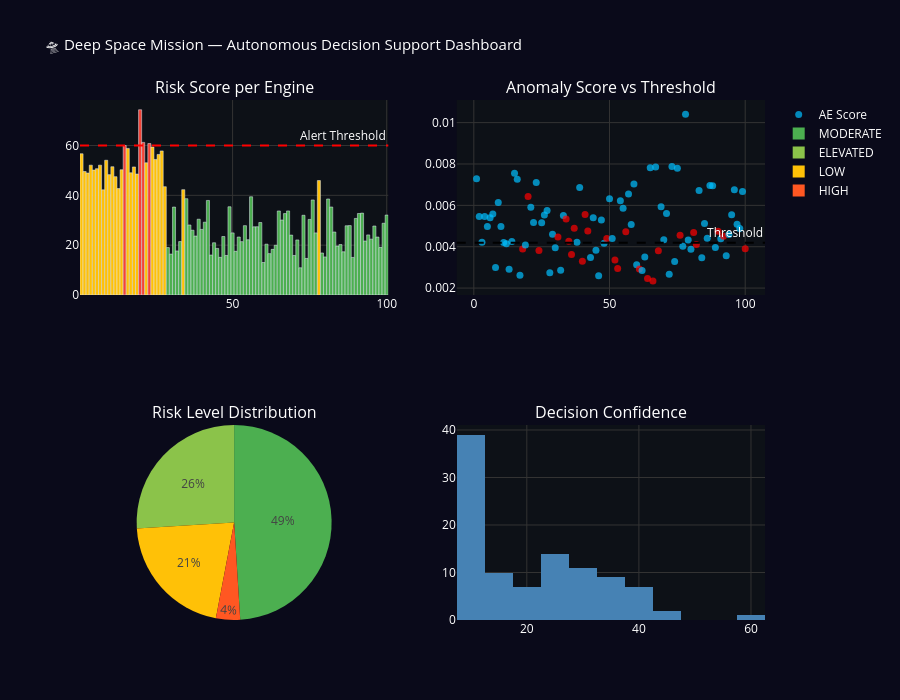

The code cell stored with this chart in its notebook:
### Markdown cell above
---
## Phase 4: Visualization Dashboard

### Code cell
import plotly.graph_objects as go
from plotly.subplots import make_subplots
import pandas as pd

# ================================================================
# DASHBOARD 1 — Mission Control Overview (Plotly)
# ================================================================
n          = len(y_test)
engine_ids = list(range(1, n + 1))

# FIX 1: Add 'specs' to define the subplot types. 
# We set row 2, col 1 to "domain" to support the Pie chart.
fig = make_subplots(
    rows=2, cols=2,
    specs=[[{"type": "xy"}, {"type": "xy"}],
           [{"type": "domain"}, {"type": "xy"}]],
    subplot_titles=['Risk Score per Engine', 'Anomaly Score vs Threshold',
                    'Risk Level Distribution', 'Decision Confidence']
)

# 1. Risk Score Bar Chart (Row 1, Col 1)
bar_colors = ['#F44336' if rs >= 60 else '#FFC107' if rs >= 40 else '#4CAF50'
              for rs in risk_scores]
fig.add_trace(go.Bar(x=engine_ids, y=risk_scores, marker_color=bar_colors,
                     name='Risk Score', showlegend=False), row=1, col=1)
fig.add_hline(y=60, line_dash='dash', line_color='red',
              annotation_text='Alert Threshold', row=1, col=1)

# 2. Anomaly Score Scatter Plot (Row 1, Col 2)
fig.add_trace(go.Scatter(
    x=engine_ids, y=test_recon, mode='markers',
    marker=dict(color=['red' if y == 1 else 'deepskyblue' for y in y_test],
                size=7, opacity=0.7),
    name='AE Score'
), row=1, col=2)
fig.add_hline(y=ae_threshold, line_dash='dash', line_color='black',
              annotation_text='Threshold', row=1, col=2)

# 3. Risk Levels Pie Chart (Row 2, Col 1)
lv = pd.Series(risk_levels).value_counts()
# FIX 2: Use marker=dict(colors=[...]) instead of marker_colors
fig.add_trace(go.Pie(labels=lv.index, values=lv.values,
                     marker=dict(colors=['#4CAF50','#8BC34A','#FFC107','#FF5722','#F44336']),
                     name='Risk Levels'), row=2, col=1)

# 4. Decision Confidence Histogram (Row 2, Col 2)
fig.add_trace(go.Histogram(x=conf_scores, nbinsx=20, marker_color='steelblue',
                            showlegend=False), row=2, col=2)

# Layout adjustments
fig.update_layout(
    title_text='🛸 Deep Space Mission — Autonomous Decision Support Dashboard',
    title_font_size=15, height=700,
    paper_bgcolor='#0a0a1a', plot_bgcolor='#0d1117',
    font=dict(color='white')
)
fig.update_xaxes(gridcolor='#333', zeroline=False)
fig.update_yaxes(gridcolor='#333', zeroline=False)

fig.show()
fig.write_html('mission_control_dashboard.html')
print("Dashboard saved -> mission_control_dashboard.html")

### Figure 1 — Plotly figure (JSON) as saved in the notebook; plotly's stock layout.template omitted (floating-point values rounded to 4 significant figures)
{"data": [{"marker": {"color": ["#FFC107", "#FFC107", "#FFC107", "#FFC107", "#FFC107", "#FFC107", "#FFC107", "#FFC107", "#FFC107", "#FFC107", "#FFC107", "#FFC107", "#FFC107", "#FFC107", "#F44336", "#FFC107", "#FFC107", "#FFC107", "#FFC107", "#F44336", "#F44336", "#FFC107", "#F44336", "#FFC107", "#FFC107", "#FFC107", "#FFC107", "#FFC107", "#4CAF50", "#4CAF50", "#4CAF50", "#4CAF50", "#4CAF50", "#FFC107", "#4CAF50", "#4CAF50", "#4CAF50", "#4CAF50", "#4CAF50", "#4CAF50", "#4CAF50", "#4CAF50", "#4CAF50", "#4CAF50", "#4CAF50", "#4CAF50", "#4CAF50", "#4CAF50", "#4CAF50", "#4CAF50", "#4CAF50", "#4CAF50", "#4CAF50", "#4CAF50", "#4CAF50", "#4CAF50", "#4CAF50", "#4CAF50", "#4CAF50", "#4CAF50", "#4CAF50", "#4CAF50", "#4CAF50", "#4CAF50", "#4CAF50", "#4CAF50", "#4CAF50", "#4CAF50", "#4CAF50", "#4CAF50", "#4CAF50", "#4CAF50", "#4CAF50", "#4CAF50", "#4CAF50", "#4CAF50", "#4CAF50", "#FFC107", "#4CAF50", "#4CAF50", "#4CAF50", "#4CAF50", "#4CAF50", "#4CAF50", "#4CAF50", "#4CAF50", "#4CAF50", "#4CAF50", "#4CAF50", "#4CAF50", "#4CAF50", "#4CAF50", "#4CAF50", "#4CAF50", "#4CAF50", "#4CAF50", "#4CAF50", "#4CAF50", "#4CAF50", "#4CAF50"]}, "name": "Risk Score", "showlegend": false, "type": "bar", "x": [1, 2, 3, 4, 5, 6, 7, 8, 9, 10, 11, 12, 13, 14, 15, 16, 17, 18, 19, 20, 21, 22, 23, 24, 25, 26, 27, 28, 29, 30, 31, 32, 33, 34, 35, 36, 37, 38, 39, 40, 41, 42, 43, 44, 45, 46, 47, 48, 49, 50, 51, 52, 53, 54, 55, 56, 57, 58, 59, 60, 61, 62, 63, 64, 65, 66, 67, 68, 69, 70, 71, 72, 73, 74, 75, 76, 77, 78, 79, 80, 81, 82, 83, 84, 85, 86, 87, 88, 89, 90, 91, 92, 93, 94, 95, 96, 97, 98, 99, 100], "xaxis": "x", "y": [56.69, 49.57, 48.95, 52.11, 50.13, 50.7, 52.11, 42.21, 54.08, 48.31, 51.48, 47.49, 42.71, 50.27, 60.01, 58.83, 49.04, 51.4, 48.55, 74.35, 61.25, 53.06, 60.78, 59.39, 54.41, 56.41, 57.83, 43.47, 19.03, 16.42, 35.3, 17.68, 21.44, 42.29, 38.65, 28.1, 26.0, 23.66, 30.41, 26.33, 29.22, 37.95, 16.03, 20.97, 18.7, 15.12, 23.48, 15.87, 35.42, 24.93, 17.54, 23.28, 21.41, 27.84, 22.17, 39.43, 27.35, 27.39, 29.09, 13.05, 20.4, 16.6, 18.32, 19.96, 33.73, 30.09, 32.67, 33.74, 24.04, 15.87, 22.11, 10.92, 32.0, 14.67, 30.34, 38.15, 24.93, 45.93, 16.87, 15.28, 38.54, 35.32, 25.28, 19.63, 20.23, 17.34, 27.78, 27.85, 15.08, 30.73, 32.71, 32.87, 21.66, 24.13, 22.42, 27.69, 23.26, 19.12, 28.8, 32.08], "yaxis": "y"}, {"marker": {"color": ["deepskyblue", "deepskyblue", "deepskyblue", "deepskyblue", "deepskyblue", "deepskyblue", "deepskyblue", "deepskyblue", "deepskyblue", "deepskyblue", "deepskyblue", "deepskyblue", "deepskyblue", "deepskyblue", "deepskyblue", "deepskyblue", "deepskyblue", "red", "deepskyblue", "red", "deepskyblue", "deepskyblue", "deepskyblue", "red", "deepskyblue", "deepskyblue", "deepskyblue", "deepskyblue", "deepskyblue", "deepskyblue", "red", "deepskyblue", "deepskyblue", "red", "red", "red", "red", "deepskyblue", "deepskyblue", "red", "red", "red", "deepskyblue", "deepskyblue", "deepskyblue", "deepskyblue", "deepskyblue", "deepskyblue", "red", "deepskyblue", "deepskyblue", "red", "red", "deepskyblue", "deepskyblue", "red", "deepskyblue", "deepskyblue", "deepskyblue", "deepskyblue", "red", "deepskyblue", "deepskyblue", "red", "deepskyblue", "red", "deepskyblue", "red", "deepskyblue", "deepskyblue", "deepskyblue", "deepskyblue", "deepskyblue", "deepskyblue", "deepskyblue", "red", "deepskyblue", "deepskyblue", "deepskyblue", "deepskyblue", "red", "red", "deepskyblue", "deepskyblue", "deepskyblue", "deepskyblue", "deepskyblue", "deepskyblue", "deepskyblue", "red", "deepskyblue", "red", "deepskyblue", "deepskyblue", "deepskyblue", "deepskyblue", "deepskyblue", "deepskyblue", "deepskyblue", "red"], "opacity": 0.7, "size": 7}, "mode": "markers", "name": "AE Score", "type": "scatter", "x": [1, 2, 3, 4, 5, 6, 7, 8, 9, 10, 11, 12, 13, 14, 15, 16, 17, 18, 19, 20, 21, 22, 23, 24, 25, 26, 27, 28, 29, 30, 31, 32, 33, 34, 35, 36, 37, 38, 39, 40, 41, 42, 43, 44, 45, 46, 47, 48, 49, 50, 51, 52, 53, 54, 55, 56, 57, 58, 59, 60, 61, 62, 63, 64, 65, 66, 67, 68, 69, 70, 71, 72, 73, 74, 75, 76, 77, 78, 79, 80, 81, 82, 83, 84, 85, 86, 87, 88, 89, 90, 91, 92, 93, 94, 95, 96, 97, 98, 99, 100], "xaxis": "x2", "y": [0.007283, 0.005459, 0.004216, 0.005459, 0.004975, 0.005406, 0.005583, 0.002997, 0.006142, 0.004974, 0.004201, 0.004143, 0.002911, 0.004251, 0.007547, 0.007264, 0.002625, 0.003885, 0.004088, 0.006424, 0.005913, 0.005173, 0.007107, 0.003813, 0.00516, 0.005528, 0.005748, 0.002748, 0.0046, 0.003945, 0.004472, 0.002863, 0.005511, 0.005343, 0.004259, 0.003629, 0.004893, 0.004216, 0.006866, 0.003295, 0.005555, 0.004761, 0.003479, 0.005399, 0.003834, 0.002593, 0.005295, 0.004167, 0.004396, 0.006315, 0.004401, 0.003363, 0.002943, 0.006221, 0.005861, 0.00472, 0.006549, 0.005071, 0.007032, 0.003132, 0.002926, 0.002854, 0.003505, 0.002466, 0.007823, 0.002349, 0.007856, 0.003801, 0.00593, 0.004334, 0.005611, 0.002668, 0.007876, 0.003288, 0.007798, 0.004554, 0.00402, 0.01041, 0.004325, 0.003879, 0.004689, 0.00411, 0.006722, 0.003468, 0.005125, 0.004416, 0.006961, 0.006952, 0.003959, 0.00475, 0.004388, 0.004504, 0.00356, 0.004591, 0.005548, 0.006755, 0.005083, 0.004884, 0.006674, 0.003901], "yaxis": "y2"}, {"domain": {"x": [0, 0.45], "y": [0, 0.375]}, "labels": ["MODERATE", "ELEVATED", "LOW", "HIGH"], "marker": {"colors": ["#4CAF50", "#8BC34A", "#FFC107", "#FF5722", "#F44336"]}, "name": "Risk Levels", "type": "pie", "values": [49, 26, 21, 4]}, {"marker": {"color": "steelblue"}, "nbinsx": 20, "showlegend": false, "type": "histogram", "x": [29.6, 10, 10, 10, 10, 10, 10, 39.3, 17.1, 10, 10, 25.2, 41, 10, 34.3, 31.4, 39.8, 26.3, 26.8, 10, 11.3, 10, 29.3, 22.1, 10, 10.4, 12.5, 44.8, 10, 27.7, 10, 36.9, 10.6, 25.7, 12.6, 21.6, 10, 10, 23.1, 26.1, 10, 10, 32.4, 10, 27, 41.5, 10, 26, 10, 19.5, 10, 27.9, 33.3, 15.8, 15, 17.6, 20.9, 10, 26.5, 38, 34.2, 37.9, 30.4, 38.9, 34.3, 32.1, 35.6, 15.5, 14.6, 10, 11.5, 44.1, 36.5, 35.3, 36.6, 15, 20.4, 62.1, 10, 29.2, 16.6, 11.4, 25, 29.7, 10, 10, 26.5, 26.4, 28.6, 10, 10, 10, 27.3, 10, 10.3, 23.6, 10, 10, 21.6, 15.9], "xaxis": "x3", "yaxis": "y3"}], "layout": {"annotations": [{"font": {"size": 16}, "showarrow": false, "text": "Risk Score per Engine", "x": 0.225, "xanchor": "center", "xref": "paper", "y": 1, "yanchor": "bottom", "yref": "paper"}, {"font": {"size": 16}, "showarrow": false, "text": "Anomaly Score vs Threshold", "x": 0.775, "xanchor": "center", "xref": "paper", "y": 1, "yanchor": "bottom", "yref": "paper"}, {"font": {"size": 16}, "showarrow": false, "text": "Risk Level Distribution", "x": 0.225, "xanchor": "center", "xref": "paper", "y": 0.375, "yanchor": "bottom", "yref": "paper"}, {"font": {"size": 16}, "showarrow": false, "text": "Decision Confidence", "x": 0.775, "xanchor": "center", "xref": "paper", "y": 0.375, "yanchor": "bottom", "yref": "paper"}, {"showarrow": false, "text": "Alert Threshold", "x": 1, "xanchor": "right", "xref": "x domain", "y": 60, "yanchor": "bottom", "yref": "y"}, {"showarrow": false, "text": "Threshold", "x": 1, "xanchor": "right", "xref": "x2 domain", "y": 0.004188, "yanchor": "bottom", "yref": "y2"}], "font": {"color": "white"}, "height": 700, "paper_bgcolor": "#0a0a1a", "plot_bgcolor": "#0d1117", "shapes": [{"line": {"color": "red", "dash": "dash"}, "type": "line", "x0": 0, "x1": 1, "xref": "x domain", "y0": 60, "y1": 60, "yref": "y"}, {"line": {"color": "black", "dash": "dash"}, "type": "line", "x0": 0, "x1": 1, "xref": "x2 domain", "y0": 0.004188, "y1": 0.004188, "yref": "y2"}], "title": {"font": {"size": 15}, "text": "🛸 Deep Space Mission — Autonomous Decision Support Dashboard"}, "xaxis": {"anchor": "y", "domain": [0, 0.45], "gridcolor": "#333", "zeroline": false}, "xaxis2": {"anchor": "y2", "domain": [0.55, 1], "gridcolor": "#333", "zeroline": false}, "xaxis3": {"anchor": "y3", "domain": [0.55, 1], "gridcolor": "#333", "zeroline": false}, "yaxis": {"anchor": "x", "domain": [0.625, 1], "gridcolor": "#333", "zeroline": false}, "yaxis2": {"anchor": "x2", "domain": [0.625, 1], "gridcolor": "#333", "zeroline": false}, "yaxis3": {"anchor": "x3", "domain": [0, 0.375], "gridcolor": "#333", "zeroline": false}}}
